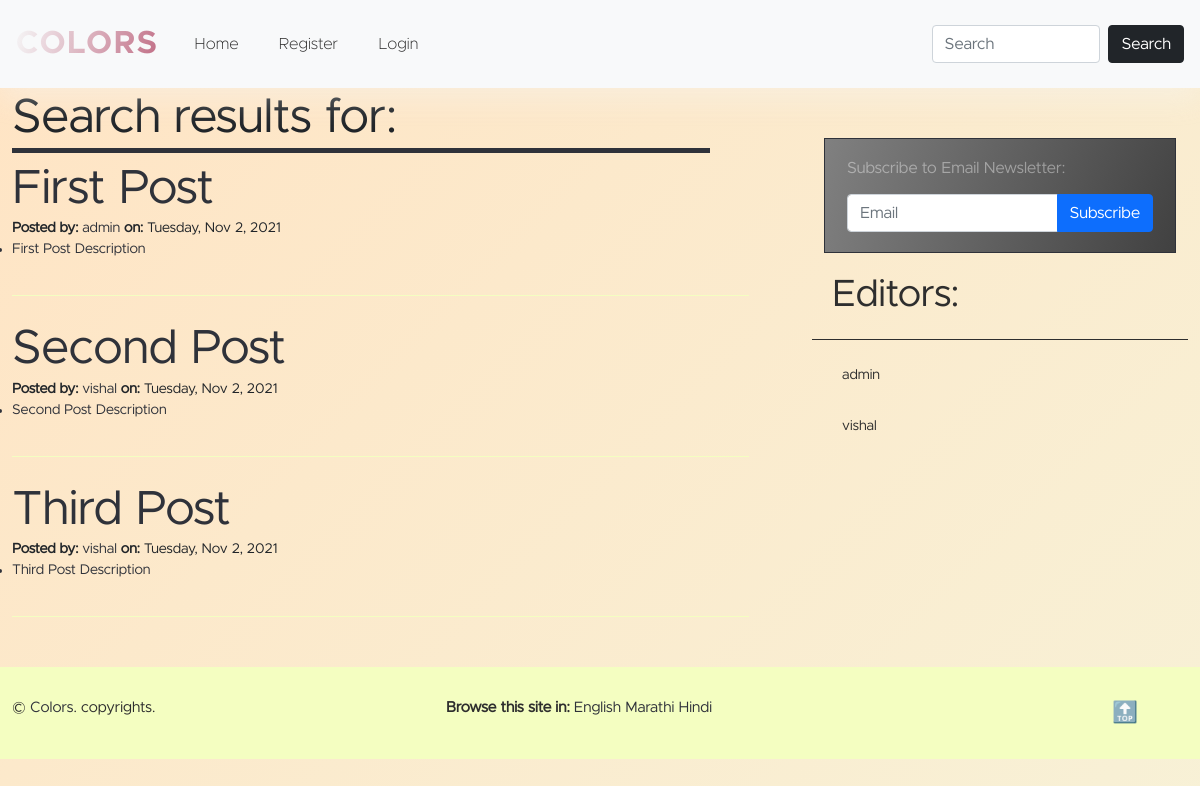
Screenshot of /posts/search.php with the database file from the repository.
### tables this page shows
create table posts (
    id int not null auto_increment primary key,
    base_post_id int,
    language_id int,
    user varchar(25) not null,
    title varchar(200) not null,
    slug varchar(200),
    description text,
    body text,
    created_at datetime default now(),
    updated_at timestamp not null default current_timestamp on update current_timestamp,
    foreign key (user) references users(username) on delete cascade,
    foreign key (base_post_id) references posts(id) on delete cascade,
    foreign key (language_id) references languages(id) on delete cascade
);

create table users (
    id int not null auto_increment primary key,
    username varchar(25) not null unique,
    password varchar(100) not null,
    name varchar(200),
    role varchar(10) not null default 'editor',
    email varchar(200),
    reset_link_token varchar(200),
    exp_date datetime
);

create table languages (
    id int not null auto_increment primary key,
    name varchar(100) not null unique,
    prefix varchar(25) not null unique,
    is_default boolean not null default false
);

### components/Database.php (called while the page is built, shortened)
<?php
class Connection
{
    private $server;
    private $dbuser;
    private $dbpass;
    private $db;
    public function __construct()
    {
        $this->server = 'localhost';
        $this->dbuser = 'php_blog_user';
        $this->dbpass = 'php_blog_password';
        $this->db = 'php_blog';
    }
    public function connect()
    {
        $conn = new mysqli($this->server, $this->dbuser, $this->dbpass, $this->db);
        return $conn;
    }
    public function getAll($table = null, $offset = null, $per_page = null)
    {
        $conn = $this->connect();
        if ($table == 'posts') {
            if ($offset !== null && $per_page !== null) {
                $sql = "SELECT * FROM $table ORDER BY created_at DESC LIMIT $offset, $per_page";
            } else {
                $sql = "SELECT * FROM $table";
            }
        } else {
            $sql = "SELECT * FROM $table";
        }
        $result = $conn->query($sql);
        return $result;
    }
    public function getByAttribute($table, $attribute, $value)
    {
        $sql = "SELECT * FROM $table WHERE $attribute='$value'";
        $conn = $this->connect();
        $result = $conn->query($sql);
        if ($result->num_rows <= 0) {
            $result = null;
        }
        return $result;
    }
    public function getIdByAttribute($table, $attribute, $value)
    {
        $sql = "SELECT id FROM $table WHERE $attribute='$value'";
        $conn = $this->connect();
        $result = $conn->query($sql);
        $result = $result->fetch_assoc();
        if ($result) {
            return $result['id'];
        } else {
            return null;
        }
    }
}

### admin/multilingual/translations/models/Term.php (called while the page is built, shortened)
<?php
class Term
{
    public function getByTerm($term)
    {
        $c = new Database\Connection();
        return $c->getByAttribute('terms', 'term', $term);
    }
}

### admin/multilingual/langs/models/Language.php (called while the page is built, shortened)
<?php
class Language
{
    public function getAllLanguages()
    {
        $c = new Database\Connection();
        return $c->getAll('languages');
    }
    public function getIdByPrefix($prefix)
    {
        $c = new Database\Connection();
        $c->getIdByAttribute('languages', 'prefix', $prefix);
        return $c->getIdByAttribute('languages', 'prefix', $prefix);
    }
    public function getPrefixById($id)
    {
        $c = new Database\Connection();
        $conn = $c->connect();
        $sql = "select prefix from languages where id=$id";
        $result = $conn->query($sql);
        $r = $result->fetch_assoc();
        return $r['prefix'];
    }
}

### posts/post.php (called while the page is built, shortened)
<?php
class Post
{
    public function search($term, $lang_id)
    {
        $c = new Database\Connection();
        $conn = $c->connect();
        if ($term !== null) {
            $sql = "SELECT * FROM posts WHERE language_id=$lang_id AND (title LIKE '%$term%' OR description LIKE '%$term%' OR body LIKE '%$term%')";
        } else {
            $sql = null;
        }
        if ($sql) {
            $results = $conn->query($sql);
            return $results;
        } else
            return null;
    }
}

### posts/item.php (the view, shortened to what this page needs)
<article class="item">
    <?php
    $language = new Language();
    $prefix = $language->getPrefixById($row['language_id']);
    ?>
    <?php if (empty($row['slug'])) { ?>
        <a href="/<?php echo $prefix; ?>/posts/article.php?id=<?php echo $row['id']; ?>">
            <h2 class="title">
                <?php echo $row["title"]; ?>
            </h2>
        </a>
    <?php } ?>
    <section class="author">
        <strong>Posted by: </strong>
        <a href="/accounts/view.php?user=<?php echo $row['user']; ?>"><?php echo $row['user']; ?></a>
        <strong> <?php Translation::translate('on', $lang); ?>:</strong>
        <?php echo date("l, M j, Y", strtotime($row['created_at'])); ?>
    </section>
    <summary class="post-description">
        <?php echo $row['description']; ?>
    </summary>
</article>

### admin/multilingual/translations/models/Translation.php (shortened to what this page needs)
<?php
class Translation
{
    public static function translate($term, $lang, $get = null)
    {
        $c = new Database\Connection();
        $language = new Language();
        $language_id = $language->getIdByPrefix($lang);
        $term = trim($term);
        $t = new Term();
        $term_ = $t->getByTerm($term);
        if ($term_) {
            $r = $term_->fetch_assoc();
            $term_id = $r['id'];
        } else {
            $term_id = null;
        }
        if ($term_id) {
            $conn = $c->connect();
            $sql = "SELECT * FROM translations WHERE term_id = '$term_id' AND language_id = '$language_id'";
            $result = $conn->query($sql);
            if ($result->num_rows > 0) {
                $row = $result->fetch_assoc();
                $v = (string)$row['translation'];
                if (empty($v)) {
                    if ($get)
                        return $term;
                    else
                        echo $term;
                } else {
                    if ($get)
                        return $v;
                    else
                        echo $v;
                }
            } else {
                if ($get)
                    return $term;
                else
                    echo $term;
            }
        } else {
            if ($get)
                return $term;
            else
                echo $term;
        }
    }
}

### posts/search.php (shortened to what this page needs)
<?php
if (isset($_GET['lang']) && !empty($_GET['lang'])) {
    $lang = $_GET['lang'];
} else {
    $lang = 'en';
}
if (isset($_COOKIE['lang'])) {
    $site_lang = $_COOKIE['lang'];
} else {
    $site_lang = $lang;
}
$language = new Language();
$site_lang_id = $language->getIdByPrefix($site_lang);
?>
<?php require($_SERVER['DOCUMENT_ROOT'] . "/components/head.php") ?>
<?php include($_SERVER['DOCUMENT_ROOT'] . "/components/header.php") ?>
<main class="container-fluid">
    <div class="row">
        <div class="col-md-8">
            <div class="content-area">
                <section class="feed">
                    <?php
                    $q = trim($_GET['q']);
                    ?>
                    <h3 class="caption"><?php Translation::translate('Search results for', $site_lang); ?>: <?php echo $q; ?></h3>
                    <?php
                    $post = new Post();
                    $result = $post->search($q, $site_lang_id);
                    if ($result->num_rows > 0) {
                        while ($row = $result->fetch_array()) {
                            if (isset($row['title']) && $row['title'] != '')
                                require($_SERVER['DOCUMENT_ROOT'] . "/posts/item.php");
                        }
                    } else {
                        Translation::translate('Nothing found for this term', $site_lang);
                    }
                    ?>
                </section>
            </div>
        </div>
        <div class="col-md-4">
            <?php include_once($_SERVER['DOCUMENT_ROOT'] . "/components/sidebar.php") ?>
        </div>
    </div>
</main>
<?php include_once($_SERVER['DOCUMENT_ROOT'] . "/components/sidebar.php") ?>
<?php include_once($_SERVER['DOCUMENT_ROOT'] . "/components/footer.php") ?>
</body>
</html>

### components/sidebar.php (shortened to what this page needs)
<?php
if (isset($_COOKIE['lang'])) {
    $site_lang = $_COOKIE['lang'];
} else {
    $site_lang = $lang;
}
?>
<aside class="sidebar">
    <div class="container-fluid mt-5">
        <form class="row subscription-form" action="/newsletters/subscribe.php" method="post">
            <h6 class="caption mb-3"><?php Translation::translate('Subscribe to Email Newsletter', $site_lang); ?>: </h6>
            <div class="col">
                <div class="input-group">
                    <input type="text" name="email" class="form-control" placeholder="<?php Translation::translate('Email', $site_lang); ?>">
                    <button type="submit" name="submit" value="create" class="btn btn-primary"><?php Translation::translate('Subscribe', $site_lang); ?></button>
                </div>
            </div>
        </form>
    </div>
    <h3 class="sidebar-caption"><?php Translation::translate('Editors', $site_lang); ?>:</h3>
    <ul class="sidebar-list">
        <?php
        $sql = "SELECT * FROM users LIMIT 10";
        $result = $conn->query($sql);
        if ($result) {
            if ($result->num_rows > 0) {
                while ($row = $result->fetch_array()) {
        ?>
                    <li>
                        <a href="/accounts/profile/<?php echo $row['username']; ?>">
                            <?php echo $row['username']; ?></a>
                    </li>
        <?php
                }
            }
        }
        ?>
    </ul>
</aside>

### components/footer.php (shortened to what this page needs)
<?php
if (isset($_GET['lang']) && !empty($_GET['lang'])) {
    $lang = $_GET['lang'];
} else {
    $lang = 'en';
}
if (isset($_COOKIE['lang'])) {
    $site_lang = $_COOKIE['lang'];
} else {
    $site_lang = $lang;
}
?>
<footer class="container-fluid">
    <div class="row">
        <div class="col-md-4">
            &copy; <a href="/"><?php Translation::translate('Colors', $site_lang); ?></a>. <?php Translation::translate('copyrights', $lang); ?>.
        </div>
        <div class="col-md-7">
            <div class="container" style="display: block;">
                <div class="row">
                    <div class="col-md-12">
                        <strong>Browse this site in: </strong>
                        <?php
                        $language = new Language();
                        $results = $language->getAllLanguages();
                        if ($results) {
                            foreach ($results as $result) {
                        ?><?php if (isset($_COOKIE['lang']) && $_COOKIE['lang'] == $result['prefix']) { ?>
                        <a class="badge rounded-pill bg-dark" href="/<?php echo $result['prefix']; ?>/set-language">
                            <?php
                                    $n = $result["name"];
                                    echo $n;
                            ?>
                        </a>
                    <?php } else { ?>
                        <a href="/<?php echo $result['prefix']; ?>/set-language">
                            <?php
                                    $n = $result["name"];
                                    echo $n;
                            ?>
                        </a>
                    <?php } ?>
            <?php }
                        } ?>
                    </div>
                </div>
            </div>
        </div>
        <div class="col-md-1">
            <div class="back-to-top-wrapper">
                <a href="#" class="back-to-top-link" aria-label="Scroll to Top" onclick="scrollToTop()">🔝</a>
            </div>
        </div>
    </div>
</footer>

### rows the page displays
posts: title "First Post", user "admin", created_at "Tuesday, Nov 2, 2021", description "First Post Description"
posts: title "Second Post", user "vishal", created_at "Tuesday, Nov 2, 2021", description "Second Post Description"
posts: title "Third Post", user "vishal", created_at "Tuesday, Nov 2, 2021", description "Third Post Description"
users: username "admin"
users: username "vishal"
languages: name "English"
languages: name "Marathi"
languages: name "Hindi"

### other values shown
$term "COLORS Home Register Login Search Search results for Subscribe to Email Newsletter Subscribe Editors Colors copyrights"
